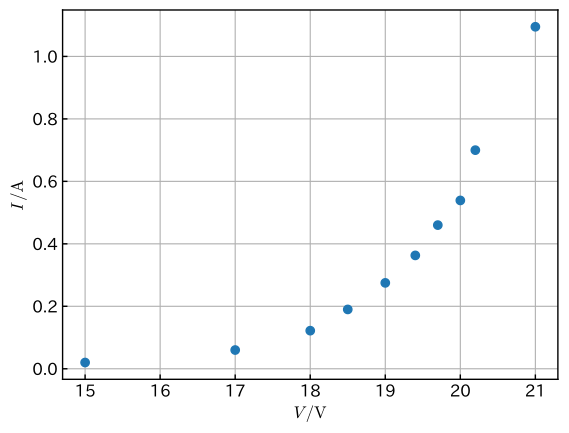

Recreate this plot in Python.
import matplotlib.pyplot as plt
import numpy as np
import pandas as pd

plt.rcParams["font.family"] = "IPAexGothic"  # 漢字フォント導入
plt.rcParams["mathtext.fontset"] = "cm"  # 数式フォント導入
plt.rcParams["xtick.direction"] = "in"  # x軸の目盛りの向き
plt.rcParams["ytick.direction"] = "in"  # y軸の目盛りの向き
plt.rcParams["xtick.major.width"] = 1.0  # x軸主目盛りの太さ
plt.rcParams["ytick.major.width"] = 1.0  # y軸主目盛りの太さ
plt.rcParams["font.size"] = 12  # フォントサイズ
plt.rcParams["axes.linewidth"] = 1.0  # 軸の太さ

fig = plt.figure()
ax = fig.add_subplot(111)

# csv ファイルの読み込み
file_path = "data/1_5.csv"
dataset = pd.read_csv(file_path, comment="#")

V_list = np.array(dataset["V"])
I_list = np.array(dataset["I"])

text_x = r"$V\,/\mathrm{V}$"
text_y = r"$I\,/\mathrm{A}$"
ax.set_xlabel(text_x)
ax.set_ylabel(text_y)

ax.plot(V_list, I_list, linestyle="none", marker="o", label="実験結果")

ax.grid()


plt.show()
